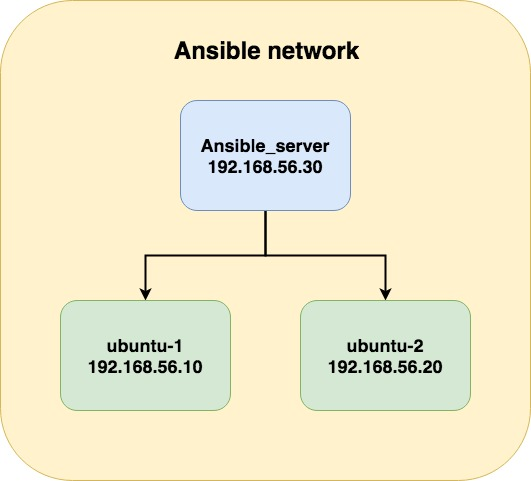
#> input picture ansible-intro/img/ansible_structure.jpg, 531 x 481 px
$ python masking.py ../../../../../ansible-intro/img/ansible_structure.jpg
#> lines starting #> are read from the running program, lines starting #| are printed output that depends on the picture; after the words box and inside, x2 and y2 are one past the last pixel; in counts of white or black regions, pixels touching at a corner belong together
import cv2 as cv
import sys
import numpy as np

if len(sys.argv) != 2:
    exit(f"Usage: {sys.argv[0]} FILENAME")

filename = sys.argv[1]

original = cv.imread(filename)
#> original is the input picture: shape (481, 531, 3); mean B, G, R 203.9, 233.9, 239.9
print(original.shape)
#| (481, 531, 3)
height, width, _= original.shape
#> height = 481; width = 531
print(width)
#| 531
cv.imshow('Original', original)

blank = np.zeros(shape=original.shape[:2], dtype='uint8')
cv.imshow('Blank', blank)

mask = cv.circle(blank.copy(), center=(int(width/2), int(height/2)), radius=int(min(width/3, height/3)), color=255, thickness=cv.FILLED)
cv.imshow('Mask', mask)
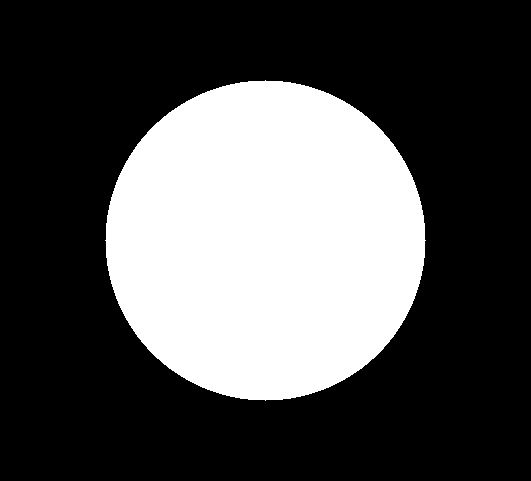
#> window 'Mask': shape (481, 531); 31.5% white; 1 white region, box (x1, y1, x2, y2) and area: (105, 80, 426, 401) 80381
print(mask.shape) # 2D
#| (481, 531)

masked = cv.bitwise_and(original, original, mask=mask)
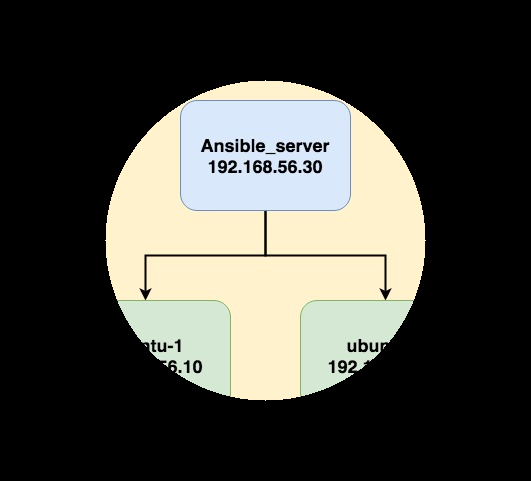
#> masked: shape (481, 531, 3); mean B, G, R 65.4, 71.9, 72.1
cv.imshow('Masked', masked)


full_mask = cv.cvtColor(mask, cv.COLOR_GRAY2BGR)
print(full_mask.shape) #3D
#| (481, 531, 3)

#> (the run stopped early here; a loop or call above may not have finished)
